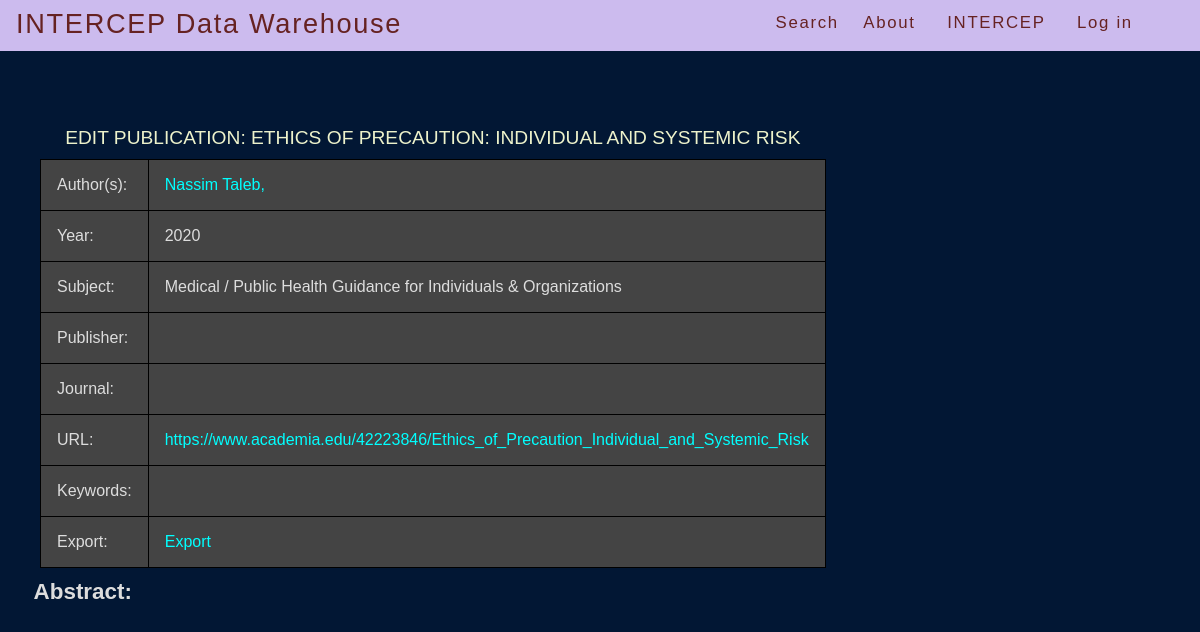
Screenshot of /berkeley/edit_pub/1/ with the database file from the repository.
### berkeley/models.py (models this page shows, shortened)
class UrlModel(models.Model):
    url = models.CharField(max_length=512, default="",
            blank=True, null=True)
    class Meta:
        abstract = True

class Publication(UrlModel):
    title = models.CharField(max_length=PUB_TITLE_LEN,
            blank=True, null=True, default="")
    pub_type = models.CharField(choices=TYPE_CHOICES, max_length=4,
            blank=True, null=True, default="")
    publisher = models.ForeignKey(Publisher, blank=True, null=True,  on_delete=models.CASCADE,)
    subject = models.ForeignKey(Subject, default=UNKNOWN_ID, on_delete=models.CASCADE,)
    journal = models.ForeignKey(Journal, blank=True, null=True, on_delete=models.CASCADE,)
    collection = models.ForeignKey('berkeley.Publication', blank=True,
            null=True, related_name="coll",  on_delete=models.CASCADE,)
    pub_reviewed = models.ForeignKey('berkeley.Publication', blank=True,
            null=True, related_name="pub_rev", on_delete=models.CASCADE,)
    year = models.IntegerField()
    volume = models.CharField(max_length=12, default="", blank=True)
    issue = models.CharField(max_length=12, default="", blank=True)
    month = models.CharField(max_length=10, default="", blank=True)
    day = models.CharField(max_length=10, default="", blank=True)
    pages = models.CharField(max_length=12, default="", blank=True)
    edition = models.CharField(max_length=4, default="", blank=True)
    medium = models.CharField(max_length=12, default="", blank=True)
    authors = models.ManyToManyField(Person, related_name="authors", blank=True)
    editors = models.ManyToManyField(Person,
            related_name="editors", default="",
            blank=True
    )
    translators = models.ManyToManyField(
        Person, default="", related_name="translators",
        blank=True
    )
    reviewees = models.ManyToManyField(
        Person, default="", related_name="reviewees",
        blank=True
    )
    keywords = models.ManyToManyField(
        Keyword, default="", related_name="keywords",
        blank=True
    )
    city = models.CharField(max_length=128, default="", blank=True)
    isbn = models.CharField(max_length=24,
            default="",
            blank=True, null=True
    )  # 24 to account for future ISBN expansion
    sn = models.CharField(max_length=12, default="", blank=True, null=True)
    language = models.CharField(max_length=32, default="", blank=True)
    abstract = models.CharField(max_length=1024, default="", blank=True)
    doi = models.CharField(max_length=DOI_LEN, default="", blank=True)
    review = models.CharField(max_length=128, default="", blank=True)
    class Meta:
        ordering = ['title']

class DescrModel(models.Model):
    descr = models.CharField(max_length=512, default="", blank=True,
            null=True)
    class Meta:
        abstract = True

class EmailModel(models.Model):
    email_addr = models.CharField(max_length=EMAIL_LEN, default="", blank=True, null=True)
    class Meta:
        abstract = True

class Person(UrlModel, DescrModel, EmailModel):
    fname = models.CharField(max_length=PERSON_NAME_LEN, default="")
    mname = models.CharField(max_length=PERSON_NAME_LEN,
            blank=True, null=True)
    lname = models.CharField(max_length=PERSON_NAME_LEN)
    yob = models.IntegerField(blank=True, null=True)
    yod = models.IntegerField(blank=True, null=True)
    address = models.ForeignKey(Address, null=True, blank=True, on_delete=models.CASCADE,)
    class Meta:
        ordering = ['lname']

class SingleNameModel(models.Model):
    name = models.CharField(max_length=256)
    def __str__(self):
        return self.name
    class Meta:
        abstract = True
        ordering = ['name']

class Subject(SingleNameModel):
    code = models.CharField(max_length=CODE_LEN, null=True, blank=True)

### berkeley/views.py (the view)
# urls.py: re_path(r'^edit_pub/(?P<pub_id>[0-9]+)/$',
def edit_pub(request, pub_id):
    return detail_view(request, pub_id, Publication,
            'edit_pub.html', 'pub')

### berkeley/views.py (called while the page is built)
def get_hdr():
    site_hdr = "Bibliography Search"
    site_list = Site.objects.all()
    for site in site_list:
        site_hdr = site.header
        break   # since we only expect a single site record!
    return site_hdr

def detail_view(request, dbkey, cls, html, kwarg_key):
    site_hdr = get_hdr()
    obj = get_object_or_404(cls, pk=dbkey)
    return render(request, html, {kwarg_key: obj, 'header': site_hdr })

### berkeley/templates/edit_pub.html (shortened to what this page needs)
{% extends "base.html" %}
{% block content %}
    <div class="module">
    <table>
        <caption>
            Edit Publication: {{ pub.title }}
        </caption>
        <tr>
            <td>Author(s):</td>
            <td>
            {% for author in pub.authors.all %}
                <a href="/berkeley/person_detail/{{ author.id }}/">
                {{ author.fname }} {{ author.lname }},
                </a>
            {% endfor %}
            </td>
        </tr>
        <tr>
            <td>Year:</td>
            <td> {{ pub.year }} </td>
        </tr>
        <tr>
            <td>Subject:</td>
            <td> {{ pub.subject }} </td>
        </tr>
        <tr>
            <td>Publisher:</td>
            <td>
             </td>
        </tr>
        <tr>
            <td>Journal:</td>
            <td>
             </td>
        </tr>
        <tr>
            <td>URL:</td>
            <td><a href="{{ pub.url }}"> {{ pub.url }}</a></td>
        </tr>
        <tr>
            <td>Keywords:</td>
            <td>
            </td>
        </tr>
        <tr>
            <td>Export:</td>
            <td>
                <a href="/berkeley/export/{{ pub.id }}/">
                Export
                </a>
            </td>
        </tr>
    </table>
    <p>
        <strong>Abstract:</strong>
    </p>
    </div>
{% endblock content %}

### mysite/static/berkeley/style.css (style rules this page uses)
body { margin: 0; padding: 0; font-size: 100%; color: #ddd; background: #021734; font-family: Arial, Helvetica, sans-serif }
a:link { color: #01ffff; text-decoration: none; }
table, th, td { margin: .4em 2.5em .4em 2.5em; font-size: 1em; border-collapse: collapse; border: 1px solid black; }
th, td { padding: 1em; }
td { background: #444; }
p { margin: .4em 1.5em .4em 1.5em; font-size: 1.4em; padding: 0; line-height: 140%; }
caption { font-size:1.2em; padding-top:0.8em; padding-bottom:.5em; color:#edf2cb; text-transform:uppercase; }

### rows the page displays
Publication: title "ETHICS OF PRECAUTION: INDIVIDUAL AND SYSTEMIC RISK", year "2020", subject "Medical / Public Health Guidance for Individuals & Organizations", url "https://www.academia.edu/42223846/Ethics_of_Precaution_Individual_and_Systemic_Risk"
Person: fname "Nassim", lname "Taleb"
